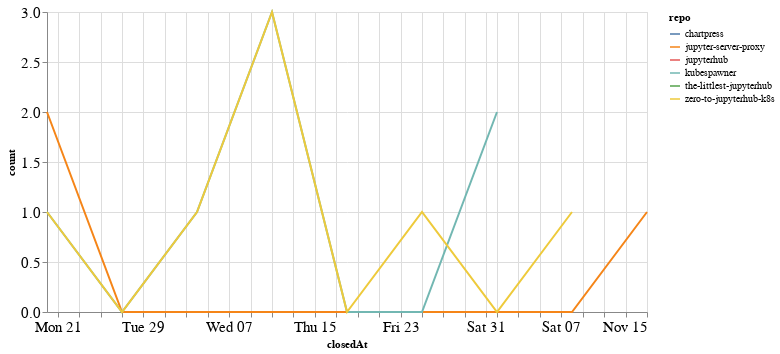

Notebook code cell kept with this figure:
### Code cell
closed_by_time = closed_by.groupby('repo').resample('W', on='closedAt').count()['author'].reset_index()
closed_by_time = closed_by_time.rename(columns={'author': 'count'})

alt.Chart(closed_by_time, width=600).mark_line().encode(
    x='closedAt',
    y='count',
    color='repo',
    tooltip="repo"
)

### Figure 1 — Vega-Lite specification as saved in the notebook (floating-point values rounded to 4 significant figures)
{"config": {"axisLeft": {"labelFontSize": 15}, "axisBottom": {"labelFontSize": 15}}, "data": {"name": "data-168a7d0b658fa3fdd73eb89841984fd5"}, "mark": "line", "encoding": {"color": {"type": "nominal", "field": "repo"}, "tooltip": {"type": "nominal", "field": "repo"}, "x": {"type": "temporal", "field": "closedAt"}, "y": {"type": "quantitative", "field": "count"}}, "width": 600, "$schema": "https://vega.github.io/schema/vega-lite/v4.8.1.json", "datasets": {"data-168a7d0b658fa3fdd73eb89841984fd5": [{"repo": "chartpress", "closedAt": "2020-11-01T00:00:00", "count": 1}, {"repo": "jupyter-server-proxy", "closedAt": "2020-09-20T00:00:00", "count": 2}, {"repo": "jupyter-server-proxy", "closedAt": "2020-09-27T00:00:00", "count": 0}, {"repo": "jupyter-server-proxy", "closedAt": "2020-10-04T00:00:00", "count": 0}, {"repo": "jupyter-server-proxy", "closedAt": "2020-10-11T00:00:00", "count": 0}, {"repo": "jupyter-server-proxy", "closedAt": "2020-10-18T00:00:00", "count": 0}, {"repo": "jupyter-server-proxy", "closedAt": "2020-10-25T00:00:00", "count": 0}, {"repo": "jupyter-server-proxy", "closedAt": "2020-11-01T00:00:00", "count": 0}, {"repo": "jupyter-server-proxy", "closedAt": "2020-11-08T00:00:00", "count": 0}, {"repo": "jupyter-server-proxy", "closedAt": "2020-11-15T00:00:00", "count": 1}, {"repo": "jupyterhub", "closedAt": "2020-09-20T00:00:00", "count": 1}, {"repo": "kubespawner", "closedAt": "2020-09-20T00:00:00", "count": 1}, {"repo": "kubespawner", "closedAt": "2020-09-27T00:00:00", "count": 0}, {"repo": "kubespawner", "closedAt": "2020-10-04T00:00:00", "count": 1}, {"repo": "kubespawner", "closedAt": "2020-10-11T00:00:00", "count": 3}, {"repo": "kubespawner", "closedAt": "2020-10-18T00:00:00", "count": 0}, {"repo": "kubespawner", "closedAt": "2020-10-25T00:00:00", "count": 0}, {"repo": "kubespawner", "closedAt": "2020-11-01T00:00:00", "count": 2}, {"repo": "the-littlest-jupyterhub", "closedAt": "2020-09-20T00:00:00", "count": 1}, {"repo": "zero-to-jupyterhub-k8s", "closedAt": "2020-09-20T00:00:00", "count": 1}, {"repo": "zero-to-jupyterhub-k8s", "closedAt": "2020-09-27T00:00:00", "count": 0}, {"repo": "zero-to-jupyterhub-k8s", "closedAt": "2020-10-04T00:00:00", "count": 1}, {"repo": "zero-to-jupyterhub-k8s", "closedAt": "2020-10-11T00:00:00", "count": 3}, {"repo": "zero-to-jupyterhub-k8s", "closedAt": "2020-10-18T00:00:00", "count": 0}, {"repo": "zero-to-jupyterhub-k8s", "closedAt": "2020-10-25T00:00:00", "count": 1}, {"repo": "zero-to-jupyterhub-k8s", "closedAt": "2020-11-01T00:00:00", "count": 0}, {"repo": "zero-to-jupyterhub-k8s", "closedAt": "2020-11-08T00:00:00", "count": 1}]}}
